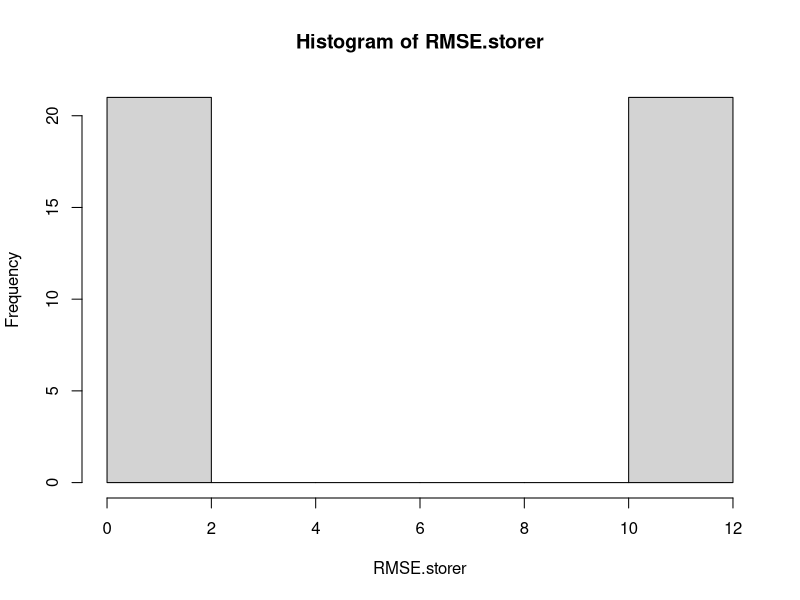

Write R code to recreate this figure.
setwd("C:/Users/jonas/OneDrive/ETH/Machine Learning/iml-projects/task1b")
data <- read.csv("train.csv", header=T)[,-1] # To drop Id column


# data read-in

x <- as.matrix(data[,-1])
y <- as.matrix(data[,1])


# libraries
library(glmnet)

################
#
# trivial trial
#
################

model <- lm(y ~ x  + I(x**2) + exp(x) + cos(x))
coefs <- coef(model)

coefs.right_order <- c(coefs[-1],coefs[1])


################
#
# more advanced
#
################

# set up parameters for the loops

x_transf <- cbind(x,x^2, exp(x), cos(x))
#lambdas <- 10^seq(10,-4)
lambdas <- seq(10^-8,100,length.out=30)
alphas = seq(0,1, length.out=21)
RMSE_best = 10^10
alpha_best = 0
lambda_best = 1
RMSE.storer = c()

for (alpha in alphas){
    model <- cv.glmnet(x_transf, y, alpha=alpha, lambda = lambdas)
    coefs_adv_unordered <- coef(model)
    coefs_adv <- c(coefs_adv_unordered[-1],coefs_adv_unordered[1])
    y_pred <- cbind(x_transf,1) %*% coefs_adv # 1 for the constant offset
    RMSE <- sqrt(mean((y-y_pred)^2))
    RMSE.storer = cbind(RMSE.storer, RMSE)
    if (RMSE < RMSE_best){
      alpha_best <- alpha  
      RMSE.storer = cbind(RMSE.storer, alpha)
      lambda_best <- model$lambda.1se
      }
}

model_final <- cv.glmnet(x_transf, y, alpha=alpha, lambda = lambdas)
coefs_adv_unordered <- coef(model_final)
coefs_adv <- c(coefs_adv_unordered[-1],coefs_adv_unordered[1])
coefs_adv

RMSE.storer
hist(RMSE.storer)
alpha_best  
lambda_best
